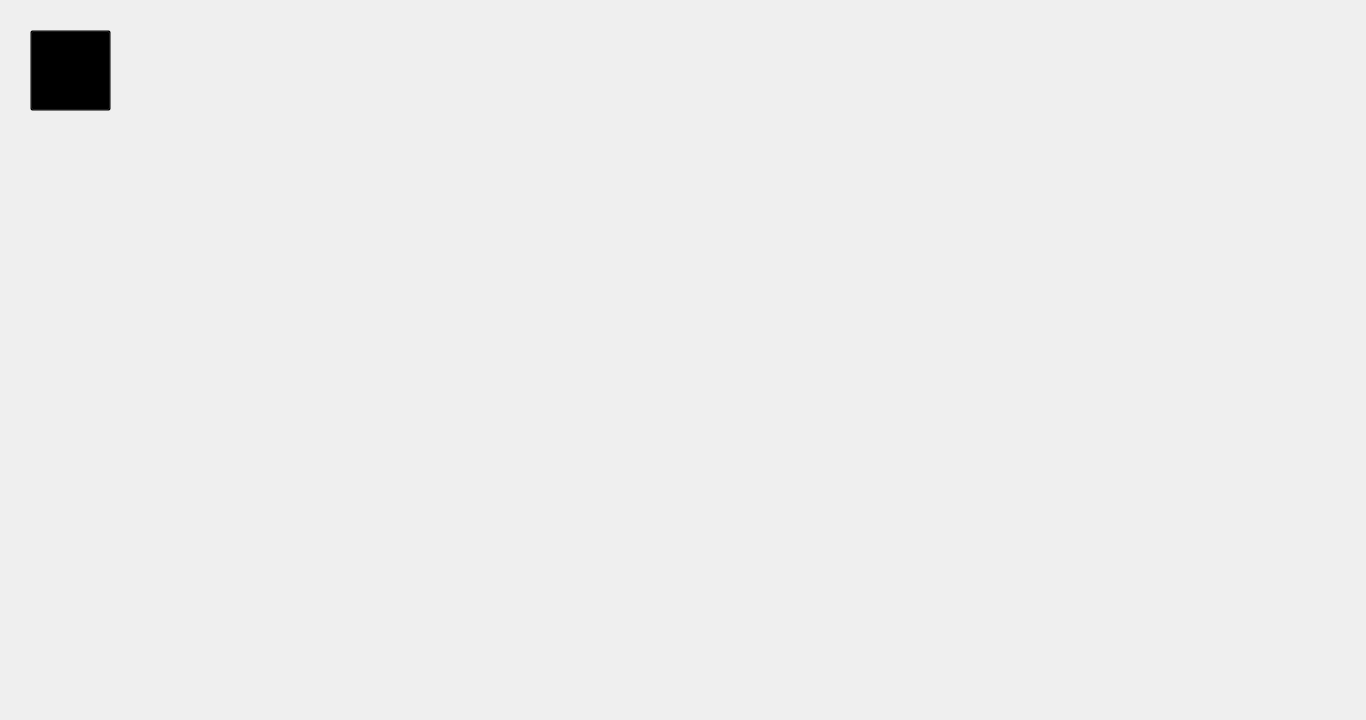
<?xml version="1.0" encoding="UTF-8"?>
<ui version="4.0">
 <author>Christophorus Dharma Winata</author>
 <class>MainWindow</class>
 <widget class="QMainWindow" name="MainWindow">
  <property name="geometry">
   <rect>
    <x>0</x>
    <y>0</y>
    <width>1366</width>
    <height>720</height>
   </rect>
  </property>
  <property name="minimumSize">
   <size>
    <width>800</width>
    <height>600</height>
   </size>
  </property>
  <property name="maximumSize">
   <size>
    <width>1920</width>
    <height>1080</height>
   </size>
  </property>
  <property name="windowTitle">
   <string>Journal Input</string>
  </property>
  <property name="autoFillBackground">
   <bool>false</bool>
  </property>
  <property name="styleSheet">
   <string notr="true"/>
  </property>
  <property name="animated">
   <bool>true</bool>
  </property>
  <widget class="QWidget" name="centralwidget">
   <property name="minimumSize">
    <size>
     <width>800</width>
     <height>600</height>
    </size>
   </property>
   <property name="maximumSize">
    <size>
     <width>1920</width>
     <height>1080</height>
    </size>
   </property>
   <property name="styleSheet">
    <string notr="true">background: transparent;
image: transparent;
background-image: url(:/Journal/background.jpg);</string>
   </property>
   <widget class="QWidget" name="widget" native="true">
    <property name="enabled">
     <bool>true</bool>
    </property>
    <property name="geometry">
     <rect>
      <x>0</x>
      <y>0</y>
      <width>1366</width>
      <height>720</height>
     </rect>
    </property>
    <property name="autoFillBackground">
     <bool>false</bool>
    </property>
    <property name="styleSheet">
     <string notr="true">image: url(:/Resources/Resources/journal input fg.png);</string>
    </property>
    <widget class="QScrollArea" name="scrollArea">
     <property name="geometry">
      <rect>
       <x>130</x>
       <y>269</y>
       <width>1101</width>
       <height>269</height>
      </rect>
     </property>
     <property name="sizePolicy">
      <sizepolicy hsizetype="Fixed" vsizetype="Expanding">
       <horstretch>0</horstretch>
       <verstretch>0</verstretch>
      </sizepolicy>
     </property>
     <property name="minimumSize">
      <size>
       <width>0</width>
       <height>0</height>
      </size>
     </property>
     <property name="font">
      <font>
       <family>Arial</family>
       <pointsize>12</pointsize>
      </font>
     </property>
     <property name="styleSheet">
      <string notr="true">background: transparent;
image: transparent;</string>
     </property>
     <property name="widgetResizable">
      <bool>true</bool>
     </property>
     <widget class="QWidget" name="ScrollAreaWidgetContents">
      <property name="geometry">
       <rect>
        <x>0</x>
        <y>0</y>
        <width>1099</width>
        <height>267</height>
       </rect>
      </property>
      <widget class="QPlainTextEdit" name="JournalContent">
       <property name="geometry">
        <rect>
         <x>0</x>
         <y>0</y>
         <width>1101</width>
         <height>271</height>
        </rect>
       </property>
       <property name="sizePolicy">
        <sizepolicy hsizetype="Fixed" vsizetype="Expanding">
         <horstretch>0</horstretch>
         <verstretch>0</verstretch>
        </sizepolicy>
       </property>
       <property name="font">
        <font>
         <family>Arial</family>
         <pointsize>12</pointsize>
        </font>
       </property>
       <property name="placeholderText">
        <string/>
       </property>
      </widget>
     </widget>
    </widget>
    <widget class="QPushButton" name="SubmitButton">
     <property name="enabled">
      <bool>true</bool>
     </property>
     <property name="geometry">
      <rect>
       <x>1061</x>
       <y>562</y>
       <width>171</width>
       <height>71</height>
      </rect>
     </property>
     <property name="autoFillBackground">
      <bool>false</bool>
     </property>
     <property name="styleSheet">
      <string notr="true">background: transparent;
image: transparent;</string>
     </property>
     <property name="text">
      <string/>
     </property>
     <property name="flat">
      <bool>true</bool>
     </property>
    </widget>
    <widget class="QPushButton" name="backButton">
     <property name="geometry">
      <rect>
       <x>30</x>
       <y>30</y>
       <width>81</width>
       <height>81</height>
      </rect>
     </property>
     <property name="styleSheet">
      <string notr="true">image:transparent;
background: transparent;</string>
     </property>
     <property name="text">
      <string/>
     </property>
    </widget>
   </widget>
  </widget>
 </widget>
 <resources>
  <include location="Journal.qrc"/>
 </resources>
 <connections/>
</ui>
